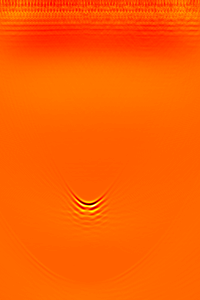
#> input picture 1D TFM Data/Al Hole 5MHz 26012026/Al_40_5_TFM_clean.png, 200 x 300 px, found by its file name; the run also reads 1 picture not shown here
$ jupyter execute 2Dstitch_diff_photos.ipynb
#> lines starting #> are read from the running program, lines starting #| are printed output that depends on the picture; after the words box and inside, x2 and y2 are one past the last pixel; in counts of white or black regions, pixels touching at a corner belong together
[cell 1]
# -----------------------------
# Image Stitching Using Correlation & Weighted Blend
# -----------------------------

from PIL import Image
import numpy as np
import matplotlib.pyplot as plt
import os
from scipy.ndimage import gaussian_filter1d

# -----------------------------
# Utility Functions
# -----------------------------

def show(img, title="", cmap="gray"):
    plt.figure(figsize=(8, 4))
    plt.imshow(img, cmap=cmap, aspect="auto")
    plt.title(title)
    plt.axis("off")
    plt.tight_layout()
    plt.show()

def show_pair(a, b, title1="Image 1", title2="Image 2", cmap="gray"):
    fig, ax = plt.subplots(1, 2, figsize=(12, 4))
    ax[0].imshow(a, cmap=cmap, aspect="auto"); ax[0].set_title(title1); ax[0].axis("off")
    ax[1].imshow(b, cmap=cmap, aspect="auto"); ax[1].set_title(title2); ax[1].axis("off")
    fig.tight_layout()
    plt.show()

def preprocess_for_corr(img: np.ndarray) -> np.ndarray:
    """Normalize and emphasize horizontal edges for correlation"""
    x = img.astype(np.float32)
    x -= x.mean()
    x /= (x.std() + 1e-9)
    x = np.abs(np.gradient(x, axis=1))  # horizontal edges
    return x

def crop_depth_band(img: np.ndarray, y0: int, y1: int) -> np.ndarray:
    """Keep only rows y0:y1 for correlation"""
    return img[y0:y1, :]

# -----------------------------
# Correlation Function
# -----------------------------

def corr_curve_shift_x(img1: np.ndarray, img2: np.ndarray, dx_min: int, dx_max: int):
    """Compute normalized, smoothed correlation curve over dx range"""
    a = preprocess_for_corr(img1)
    b = preprocess_for_corr(img2)

    h, w1 = a.shape
    _, w2 = b.shape

    dxs = np.arange(dx_min, dx_max + 1)
    scores = np.full(dxs.shape, -np.inf, dtype=np.float32)

    for t, dx in enumerate(dxs):
        ov_start = max(0, dx)
        ov_end = min(w1, dx + w2)
        if ov_end <= ov_start:
            continue
        a_ov = a[:, ov_start:ov_end]
        b_ov = b[:, (ov_start - dx):(ov_end - dx)]
        scores[t] = np.sum(a_ov * b_ov) / a_ov.size

    # Normalize 0..1
    finite = np.isfinite(scores)
    s = scores[finite]
    if s.size == 0:
        corr01 = scores
    else:
        mn, mx = float(s.min()), float(s.max())
        corr01 = (scores - mn) / (mx - mn + 1e-12)

    # Smooth correlation curve
    corr01_smooth = gaussian_filter1d(corr01, sigma=3)
    return dxs, corr01_smooth

# -----------------------------
# Stitching & Blending
# -----------------------------

def stitch_canvas(img1: np.ndarray, img2: np.ndarray, dx: int):
    """Place two images on a single canvas according to dx"""
    h1, w1 = img1.shape
    h2, w2 = img2.shape
    if h1 != h2:
        raise ValueError("Images must have the same height.")

    # Full canvas size
    x_min = min(0, dx)
    x_max = max(w1, dx + w2)
    W = x_max - x_min
    H = h1

    x1 = -x_min
    x2 = dx - x_min

    c1 = np.zeros((H, W), dtype=np.float32)
    c2 = np.zeros((H, W), dtype=np.float32)
    c1[:, x1:x1+w1] = img1.astype(np.float32)
    c2[:, x2:x2+w2] = img2.astype(np.float32)

    return c1, c2, x1, x2, W, H

def combine_weighted_blend(img1: np.ndarray, img2: np.ndarray, dx: int):
    """Blend two images using one seamless linear ramp in the overlap"""
    c1, c2, x1, x2, W, H = stitch_canvas(img1, img2, dx)

    ov_start = max(x1, x2)
    ov_end   = min(x1 + img1.shape[1], x2 + img2.shape[1])
    overlap  = max(0, ov_end - ov_start)

    out = np.zeros((H, W), dtype=np.float32)
    out[:, :ov_start] = c1[:, :ov_start]

    if overlap > 0:
        ramp = np.linspace(0, 1, overlap)[None, :]
        out[:, ov_start:ov_end] = (1 - ramp) * c1[:, ov_start:ov_end] + ramp * c2[:, ov_start:ov_end]

    out[:, ov_end:] = c2[:, ov_end:]
    return out

# -----------------------------
# Main Stitch Function
# -----------------------------

def stitch_two_images(path1, path2,
                      search_margin_px=300,
                      depth_band=(150, 500),
                      show_steps=True):
    """Load, align, and stitch two images using correlation + weighted blend"""
#> called with search_margin_px = 300, depth_band = (150, 500), show_steps = True
    # Load images (grayscale)
    img1 = np.array(Image.open(path1).convert("L"), dtype=np.float32)
    img2 = np.array(Image.open(path2).convert("L"), dtype=np.float32)
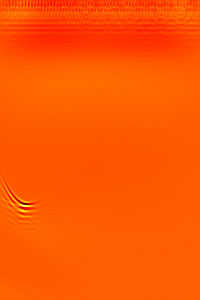
#> input picture 1D TFM Data/Al Hole 5MHz 26012026/Al_40_6_TFM_clean.png, 200 x 300 px, found by its file name

    # Match heights
    H = min(img1.shape[0], img2.shape[0])
#> H = 300
    img1 = img1[:H, :]
    img2 = img2[:H, :]

    if show_steps:
        show_pair(img1, img2, "Original Image 1", "Original Image 2")

    # Crop depth band for correlation
    y0, y1 = depth_band
    img1_corr = crop_depth_band(img1, y0, y1)
    img2_corr = crop_depth_band(img2, y0, y1)

    if show_steps:
        show_pair(img1_corr, img2_corr,
                  "Correlation Band Image 1",
                  "Correlation Band Image 2")

    # Compute dx search range
    dx_min = max(-img2_corr.shape[1] + 1, -search_margin_px)
#> dx_min = -199
    dx_max = min(img1_corr.shape[1] - 1, search_margin_px)
#> dx_max = 199

    dxs, corr01_smooth = corr_curve_shift_x(img1_corr, img2_corr, dx_min, dx_max)
#> after the loop in corr_curve_shift_x, `for t, dx in enumerate(dxs):`: scores = 399 values, max 0.258 at index 260, min 0.00244 at index 37, mean 0.027
#> in corr_curve_shift_x, `s = scores[finite]`: s has the same summary as scores
#> in corr_curve_shift_x, `mn, mx = float(s.min()), float(s.max())`: mn = 0.00244; mx = 0.258
#> in corr_curve_shift_x, `corr01 = (scores - mn) / (mx - mn + 1e-12)`: corr01 = 399 values, max 1 at index 260, min 0 at index 37, mean 0.096
#> in corr_curve_shift_x, `corr01_smooth = gaussian_filter1d(corr01, sigma=3)`: corr01_smooth = 399 values, max 0.801 at index 262, min 0.000329 at index 36, mean 0.096
#> dxs = 399 values from -199 to 199
    best_dx = int(dxs[np.argmax(corr01_smooth)])
#> best_dx = 63
    print(f"Best dx for stitching: {best_dx}")
#| Best dx for stitching: 63

    if show_steps:
        plt.figure(figsize=(8, 4))
        plt.plot(dxs, corr01_smooth, label='Smoothed Correlation')
        plt.axvline(best_dx, linestyle="--", color="red")
        plt.title("Correlation vs dx (cropped images)")
        plt.xlabel("dx (pixels)")
        plt.ylabel("Normalized correlation")
        plt.legend()
        plt.show()
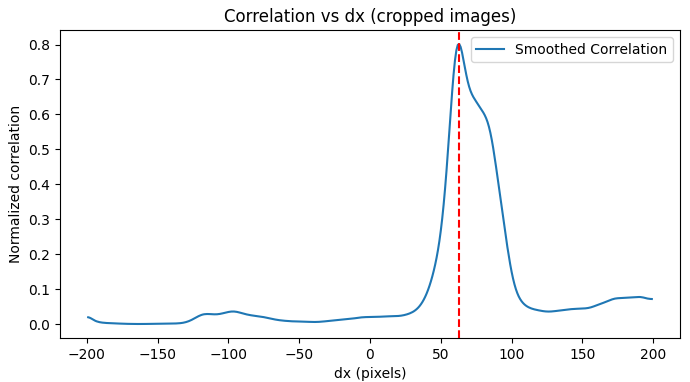
#> figure drawn by matplotlib, 1 panel; curve peaks at x = 63, y = 0.801

    # Stitch full images
    stitched = combine_weighted_blend(img1, img2, best_dx)
#> in stitch_canvas, `x_min = min(0, dx)`: x_min = 0
#> in stitch_canvas, `x_max = max(w1, dx + w2)`: x_max = 263
#> in stitch_canvas, `x1 = -x_min`: x1 = 0
#> in stitch_canvas, `x2 = dx - x_min`: x2 = 63
#> in stitch_canvas, `c2[:, x2:x2+w2] = img2.astype(np.float32)`:
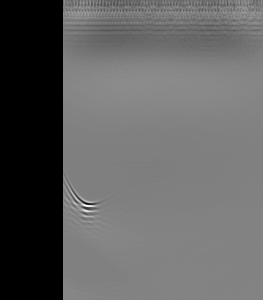
#> c2: shape (300, 263) float32; min 0, max 255, mean 96.9
#> in combine_weighted_blend, `c1, c2, x1, x2, W, H = stitch_canvas(img1, img2, dx)`: x1 = 0; x2 = 63; W = 263; H = 300
#> in combine_weighted_blend, `ov_start = max(x1, x2)`: ov_start = 63
#> in combine_weighted_blend, `ov_end   = min(x1 + img1.shape[1], x2 + img2.shape[1])`: ov_end = 200
#> in combine_weighted_blend, `overlap  = max(0, ov_end - ov_start)`: overlap = 137

    if show_steps:
        show(stitched, f"Stitched Image (dx={best_dx})")

    return img1, img2, stitched

# -----------------------------
# Example Usage
# -----------------------------

base_dir = "/Users/ottobruce-gardyne/Documents/Year 4/GIP/signal-processing-G2066/1D TFM Data/Al Hole 5MHz 26012026"
path1 = os.path.join(base_dir, "Al_40_5_TFM_clean.png")
path2 = os.path.join(base_dir, "Al_40_6_TFM_clean.png")

print("Path 1 exists:", os.path.exists(path1))
print("Path 2 exists:", os.path.exists(path2))

img1, img2, stitched = stitch_two_images(path1, path2,
                                         search_margin_px=300,
                                         depth_band=(150, 500),
                                         show_steps=True)

[cell 2]
# -----------------------------
# Image Stitching Using Feature-Based Correlation & Weighted Blend
# -----------------------------

from PIL import Image
import numpy as np
import matplotlib.pyplot as plt
import os

# -----------------------------
# Utility Functions
# -----------------------------

def show(img, title="", cmap="gray"):
    plt.figure(figsize=(8, 4))
    plt.imshow(img, cmap=cmap, aspect="auto")
    plt.title(title)
    plt.axis("off")
    plt.tight_layout()
    plt.show()

def show_pair(a, b, title1="Image 1", title2="Image 2", cmap="gray"):
    fig, ax = plt.subplots(1, 2, figsize=(12, 4))
    ax[0].imshow(a, cmap=cmap, aspect="auto")
    ax[0].set_title(title1)
    ax[0].axis("off")
    ax[1].imshow(b, cmap=cmap, aspect="auto")
    ax[1].set_title(title2)
    ax[1].axis("off")
    fig.tight_layout()
    plt.show()

# -----------------------------
# Preprocessing for Correlation
# -----------------------------

def preprocess_for_corr(img: np.ndarray) -> np.ndarray:
    """
    Feature-based preprocessing:
    - normalize
    - emphasize horizontal structure (x-gradient)
    """
    x = img.astype(np.float32)
    x -= x.mean()
    x /= (x.std() + 1e-9)

    # Emphasize reflectors / vertical features
    x = np.abs(np.gradient(x, axis=1))
    return x

def crop_depth_band(img: np.ndarray, y0: int, y1: int) -> np.ndarray:
    return img[y0:y1, :]

# -----------------------------
# Correlation Function
# -----------------------------

def corr_curve_shift_x(img1: np.ndarray,
                       img2: np.ndarray,
                       dx_min: int,
                       dx_max: int):

    a = preprocess_for_corr(img1)
    b = preprocess_for_corr(img2)

    h, w1 = a.shape
    _, w2 = b.shape

    dxs = np.arange(dx_min, dx_max + 1)
    scores = np.full(dxs.shape, -np.inf, dtype=np.float32)

    for t, dx in enumerate(dxs):
        ov_start = max(0, dx)
        ov_end   = min(w1, dx + w2)

        if ov_end <= ov_start:
            continue

        a_ov = a[:, ov_start:ov_end]
        b_ov = b[:, (ov_start - dx):(ov_end - dx)]

        # NORMALIZED correlation (critical)
        scores[t] = np.sum(a_ov * b_ov) / a_ov.size

    # Normalize to 0..1 for plotting
    finite = np.isfinite(scores)
    if np.any(finite):
        mn, mx = scores[finite].min(), scores[finite].max()
        corr01 = (scores - mn) / (mx - mn + 1e-12)
    else:
        corr01 = scores

    return dxs, corr01

# -----------------------------
# Stitching & Blending
# -----------------------------

def stitch_canvas(img1: np.ndarray, img2: np.ndarray, dx: int):
    h1, w1 = img1.shape
    h2, w2 = img2.shape
    if h1 != h2:
        raise ValueError("Images must have the same height")

    x_min = min(0, dx)
    x_max = max(w1, dx + w2)

    W = x_max - x_min
    H = h1

    x1 = -x_min
    x2 = dx - x_min

    c1 = np.zeros((H, W), dtype=np.float32)
    c2 = np.zeros((H, W), dtype=np.float32)

    c1[:, x1:x1 + w1] = img1
    c2[:, x2:x2 + w2] = img2

    return c1, c2, x1, x2

def combine_weighted_blend(img1: np.ndarray, img2: np.ndarray, dx: int):
    c1, c2, x1, x2 = stitch_canvas(img1, img2, dx)

    w1 = img1.shape[1]
    w2 = img2.shape[1]

    ov_start = max(x1, x2)
    ov_end   = min(x1 + w1, x2 + w2)
    overlap  = max(0, ov_end - ov_start)

    out = np.zeros_like(c1)
    out[:] = c1

    if overlap > 0:
        ramp = np.linspace(0, 1, overlap, endpoint=False)[None, :]
        img1_ov = img1[:, (ov_start - x1):(ov_end - x1)]
        img2_ov = img2[:, (ov_start - x2):(ov_end - x2)]

        out[:, ov_start:ov_end] = (1 - ramp) * img1_ov + ramp * img2_ov

    # Fill non-overlapping img2 region
    mask2 = (c2 != 0) & (out == 0)
    out[mask2] = c2[mask2]

    return out

# -----------------------------
# Main Stitch Function
# -----------------------------

def stitch_two_images(path1, path2,
                      search_margin_px=300,
                      depth_band=(150, 500),
                      show_steps=True):

    # Load images (grayscale intensity)
#> called with search_margin_px = 300, depth_band = (150, 500), show_steps = True
    img1 = np.array(Image.open(path1).convert("L"), dtype=np.float32)
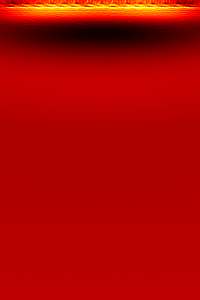
#> input picture 1D TFM Data/Al Diag 15MHz 26012026/Al_40_1_TFM_clean.png, 200 x 300 px, found by its file name
    img2 = np.array(Image.open(path2).convert("L"), dtype=np.float32)

    # Match height
    H = min(img1.shape[0], img2.shape[0])
#> H = 300
    img1 = img1[:H, :]
    img2 = img2[:H, :]

    if show_steps:
        show_pair(img1, img2, "Original Image 1", "Original Image 2")

    # ---- DEPTH BAND FOR CORRELATION ONLY ----
    y0, y1 = depth_band
    img1_corr = crop_depth_band(img1, y0, y1)
    img2_corr = crop_depth_band(img2, y0, y1)
#> call 2 of crop_depth_band, with y0 = 150, y1 = 500
#> in crop_depth_band (call 2), `return img[y0:y1, :]`:
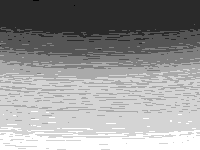
#> returned value: shape (150, 200) float32; min 51, max 57, mean 54.5; drawn with min black and max white

    if show_steps:
        show_pair(img1_corr, img2_corr,
                  "Correlation band – Image 1",
                  "Correlation band – Image 2")

    dx_min = max(-img2_corr.shape[1] + 1, -search_margin_px)
#> dx_min = -199
    dx_max = min(img1_corr.shape[1] - 1, search_margin_px)
#> dx_max = 199

    dxs, corr01 = corr_curve_shift_x(img1_corr, img2_corr, dx_min, dx_max)
#> in preprocess_for_corr (call 2), `x = np.abs(np.gradient(x, axis=1))`:
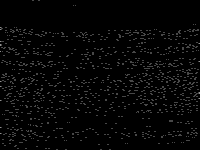
#> x: shape (150, 200) float32; min 0, max 0.567, mean 0.0219
#> after the loop in corr_curve_shift_x, `for t, dx in enumerate(dxs):`: scores = 399 values, max 0.00202 at index 1, min 0 at index 398, mean 0.00063
#> in corr_curve_shift_x, `mn, mx = scores[finite].min(), scores[finite].max()`: mn = 0; mx = 0.00202
#> in corr_curve_shift_x, `corr01 = (scores - mn) / (mx - mn + 1e-12)`: corr01 = 399 values, max 1 at index 1, min 0 at index 398, mean 0.312
#> dxs = 399 values from -199 to 199

    best_dx = int(dxs[np.argmax(corr01)])
#> best_dx = -198
    print(f"Best dx: {best_dx}")
#| Best dx: -198
    print(f"Peak correlation: {corr01.max():.3f}")
#| Peak correlation: 1.000

    if show_steps:
        plt.figure(figsize=(8, 4))
        plt.plot(dxs, corr01)
        plt.axvline(best_dx, color="red", linestyle="--")
        plt.title("Feature-based correlation vs dx")
        plt.xlabel("dx (pixels)")
        plt.ylabel("Normalized correlation")
        plt.tight_layout()
        plt.show()
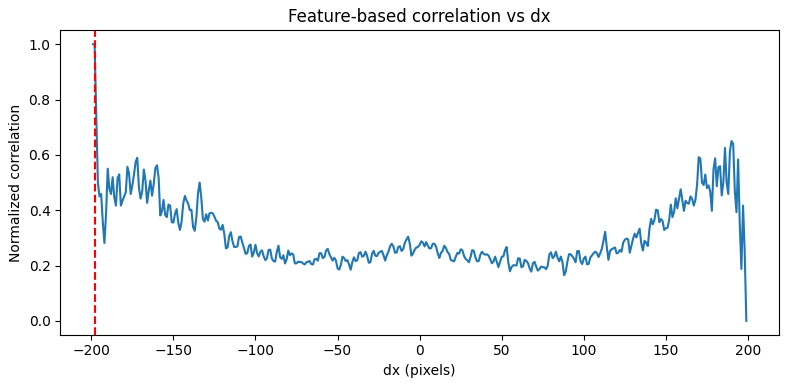
#> figure drawn by matplotlib, 1 panel; curve peaks at x = -198, y = 1

    # ---- STITCH FULL IMAGES ----
    stitched = combine_weighted_blend(img1, img2, best_dx)
#> in stitch_canvas, `x_max = max(w1, dx + w2)`: x_max = 200
#> in stitch_canvas, `W = x_max - x_min`: W = 398
#> in stitch_canvas, `x1 = -x_min`: x1 = 198
#> in stitch_canvas, `x2 = dx - x_min`: x2 = 0
#> in stitch_canvas, `c2[:, x2:x2 + w2] = img2`:
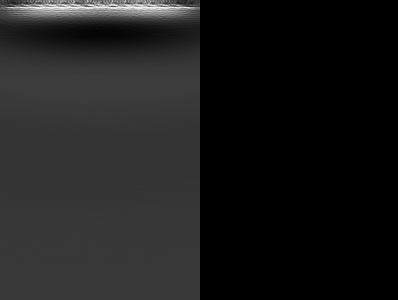
#> c2: shape (300, 398) float32; min 0, max 255, mean 28.2
#> in combine_weighted_blend, `c1, c2, x1, x2 = stitch_canvas(img1, img2, dx)`: x1 = 198; x2 = 0
#> in combine_weighted_blend, `ov_start = max(x1, x2)`: ov_start = 198
#> in combine_weighted_blend, `ov_end   = min(x1 + w1, x2 + w2)`: ov_end = 200
#> in combine_weighted_blend, `overlap  = max(0, ov_end - ov_start)`: overlap = 2
#> in combine_weighted_blend, `img1_ov = img1[:, (ov_start - x1):(ov_end - x1)]`: img1_ov = 300 pairs, first value 27 to 90, second value 28 to 94
#> in combine_weighted_blend, `img2_ov = img2[:, (ov_start - x2):(ov_end - x2)]`: img2_ov = 300 pairs, first value 27 to 113, second value 27 to 114
#> in combine_weighted_blend, `out[:, ov_start:ov_end] = (1 - ramp) * img1_ov + ramp * img2_ov`: out: shape (300, 398) float32; min 0, max 255, mean 27.6
#> in combine_weighted_blend, `mask2 = (c2 != 0) & (out == 0)`:
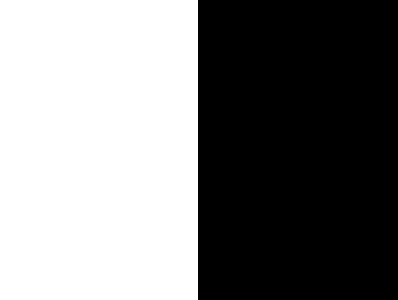
#> mask2: shape (300, 398) bool; 49.7% white; 1 white region, box (x1, y1, x2, y2) and area: (0, 0, 198, 300) 59400
#> in combine_weighted_blend, `out[mask2] = c2[mask2]`:
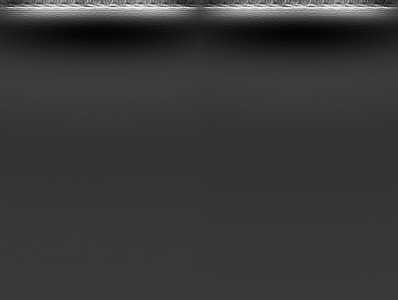
#> out: shape (300, 398) float32; min 3, max 255, mean 55.5

    if show_steps:
        show(stitched, f"Stitched Image (dx = {best_dx})")

    return img1, img2, stitched

# -----------------------------
# Example Usage
# -----------------------------

base_dir = "/Users/ottobruce-gardyne/Documents/Year 4/GIP/signal-processing-G2066/1D TFM Data/Al Hole 15MHz 26012026"
path1 = os.path.join(base_dir, "Al_40_1_TFM_clean.png")
path2 = os.path.join(base_dir, "Al_40_2_TFM_clean.png")

print("Path 1 exists:", os.path.exists(path1))
print("Path 2 exists:", os.path.exists(path2))

img1, img2, stitched = stitch_two_images(
    path1,
    path2,
    search_margin_px=300,
    depth_band=(150, 500),
    show_steps=True
)
